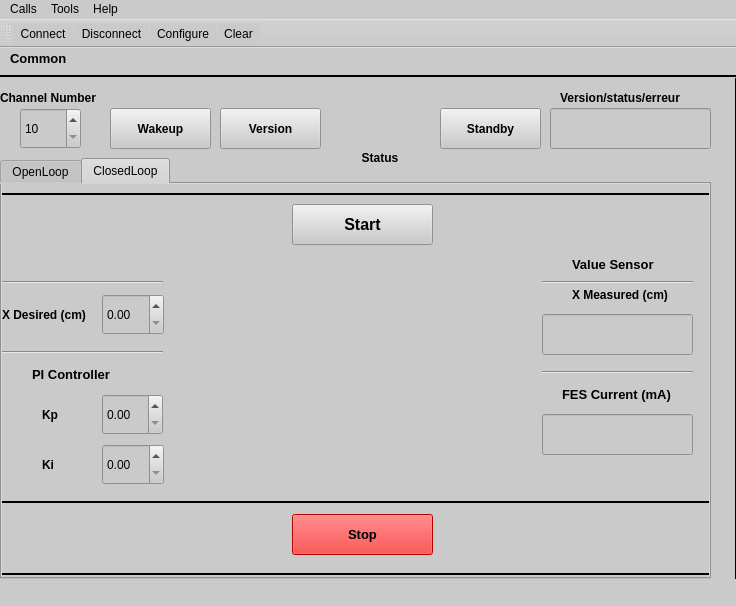
<?xml version="1.0" encoding="UTF-8"?>
<ui version="4.0">
 <class>MainWindow</class>
 <widget class="QMainWindow" name="MainWindow">
  <property name="geometry">
   <rect>
    <x>0</x>
    <y>0</y>
    <width>736</width>
    <height>606</height>
   </rect>
  </property>
  <property name="windowTitle">
   <string>Graphical User Interface - Electrostimulator STIMWAVE 3</string>
  </property>
  <property name="styleSheet">
   <string notr="true">background-color: rgb(202, 202, 202);</string>
  </property>
  <widget class="QWidget" name="centralWidget">
   <widget class="QPushButton" name="StatusButton">
    <property name="geometry">
     <rect>
      <x>330</x>
      <y>60</y>
      <width>101</width>
      <height>41</height>
     </rect>
    </property>
    <property name="font">
     <font>
      <pointsize>9</pointsize>
      <bold>true</bold>
     </font>
    </property>
    <property name="styleSheet">
     <string notr="true">QPushButton
{
	border:none;
	border-radius:60px;
	background-color:rgb(49,49,49)
	color:rgb(255,255,255);
	min-width:100px;
	min-height:100px;
	max-width:100px;
	max-height:100px;
	padding:0;
}
</string>
    </property>
    <property name="text">
     <string>Status</string>
    </property>
   </widget>
   <widget class="QPushButton" name="VersionButton">
    <property name="geometry">
     <rect>
      <x>220</x>
      <y>60</y>
      <width>101</width>
      <height>41</height>
     </rect>
    </property>
    <property name="font">
     <font>
      <pointsize>9</pointsize>
      <bold>true</bold>
     </font>
    </property>
    <property name="text">
     <string>Version</string>
    </property>
   </widget>
   <widget class="QPushButton" name="StandbyButton">
    <property name="geometry">
     <rect>
      <x>440</x>
      <y>60</y>
      <width>101</width>
      <height>41</height>
     </rect>
    </property>
    <property name="font">
     <font>
      <pointsize>9</pointsize>
      <bold>true</bold>
     </font>
    </property>
    <property name="text">
     <string>Standby</string>
    </property>
   </widget>
   <widget class="QLineEdit" name="lineEdit">
    <property name="geometry">
     <rect>
      <x>550</x>
      <y>60</y>
      <width>161</width>
      <height>41</height>
     </rect>
    </property>
   </widget>
   <widget class="QPushButton" name="WakeupButton">
    <property name="geometry">
     <rect>
      <x>110</x>
      <y>60</y>
      <width>101</width>
      <height>41</height>
     </rect>
    </property>
    <property name="font">
     <font>
      <pointsize>9</pointsize>
      <bold>true</bold>
     </font>
    </property>
    <property name="text">
     <string>Wakeup</string>
    </property>
   </widget>
   <widget class="QLabel" name="label_23">
    <property name="geometry">
     <rect>
      <x>10</x>
      <y>0</y>
      <width>141</width>
      <height>21</height>
     </rect>
    </property>
    <property name="font">
     <font>
      <pointsize>10</pointsize>
      <bold>true</bold>
      <underline>false</underline>
     </font>
    </property>
    <property name="text">
     <string>Common</string>
    </property>
   </widget>
   <widget class="Line" name="line_13">
    <property name="geometry">
     <rect>
      <x>0</x>
      <y>20</y>
      <width>741</width>
      <height>16</height>
     </rect>
    </property>
    <property name="frameShadow">
     <enum>QFrame::Plain</enum>
    </property>
    <property name="lineWidth">
     <number>2</number>
    </property>
    <property name="orientation">
     <enum>Qt::Horizontal</enum>
    </property>
   </widget>
   <widget class="QLabel" name="label_24">
    <property name="geometry">
     <rect>
      <x>560</x>
      <y>40</y>
      <width>141</width>
      <height>20</height>
     </rect>
    </property>
    <property name="font">
     <font>
      <pointsize>9</pointsize>
      <bold>true</bold>
      <underline>false</underline>
     </font>
    </property>
    <property name="text">
     <string>Version/status/erreur</string>
    </property>
   </widget>
   <widget class="QTabWidget" name="tabWidget">
    <property name="geometry">
     <rect>
      <x>0</x>
      <y>110</y>
      <width>711</width>
      <height>421</height>
     </rect>
    </property>
    <property name="tabPosition">
     <enum>QTabWidget::North</enum>
    </property>
    <property name="currentIndex">
     <number>1</number>
    </property>
    <widget class="QWidget" name="tab">
     <attribute name="title">
      <string>OpenLoop</string>
     </attribute>
     <widget class="QDoubleSpinBox" name="doubleSpinBox_SinglePulse">
      <property name="geometry">
       <rect>
        <x>130</x>
        <y>260</y>
        <width>61</width>
        <height>41</height>
       </rect>
      </property>
      <property name="maximum">
       <double>100.000000000000000</double>
      </property>
      <property name="singleStep">
       <double>0.150000000000000</double>
      </property>
     </widget>
     <widget class="QSpinBox" name="spinBox_start">
      <property name="geometry">
       <rect>
        <x>130</x>
        <y>50</y>
        <width>61</width>
        <height>41</height>
       </rect>
      </property>
      <property name="minimum">
       <number>1</number>
      </property>
      <property name="maximum">
       <number>16</number>
      </property>
     </widget>
     <widget class="Line" name="line_3">
      <property name="geometry">
       <rect>
        <x>430</x>
        <y>0</y>
        <width>31</width>
        <height>381</height>
       </rect>
      </property>
      <property name="frameShadow">
       <enum>QFrame::Plain</enum>
      </property>
      <property name="orientation">
       <enum>Qt::Vertical</enum>
      </property>
     </widget>
     <widget class="QLabel" name="label_5">
      <property name="geometry">
       <rect>
        <x>240</x>
        <y>110</y>
        <width>91</width>
        <height>21</height>
       </rect>
      </property>
      <property name="font">
       <font>
        <pointsize>9</pointsize>
        <bold>true</bold>
        <underline>false</underline>
       </font>
      </property>
      <property name="text">
       <string>Current</string>
      </property>
     </widget>
     <widget class="QDoubleSpinBox" name="doubleSpinBox_pulseFrequency">
      <property name="geometry">
       <rect>
        <x>130</x>
        <y>140</y>
        <width>61</width>
        <height>41</height>
       </rect>
      </property>
      <property name="minimum">
       <double>10.000000000000000</double>
      </property>
      <property name="maximum">
       <double>65.000000000000000</double>
      </property>
      <property name="singleStep">
       <double>5.000000000000000</double>
      </property>
     </widget>
     <widget class="QPushButton" name="StopButton">
      <property name="geometry">
       <rect>
        <x>140</x>
        <y>330</y>
        <width>141</width>
        <height>41</height>
       </rect>
      </property>
      <property name="font">
       <font>
        <pointsize>10</pointsize>
        <bold>true</bold>
       </font>
      </property>
      <property name="styleSheet">
       <string notr="true">background-color: rgb(255, 0, 0);
color: rgb(0, 0, 0);</string>
      </property>
      <property name="text">
       <string>Stop</string>
      </property>
     </widget>
     <widget class="Line" name="line_2">
      <property name="geometry">
       <rect>
        <x>-10</x>
        <y>100</y>
        <width>451</width>
        <height>16</height>
       </rect>
      </property>
      <property name="frameShadow">
       <enum>QFrame::Plain</enum>
      </property>
      <property name="lineWidth">
       <number>2</number>
      </property>
      <property name="orientation">
       <enum>Qt::Horizontal</enum>
      </property>
     </widget>
     <widget class="QPushButton" name="StartButtonInfini">
      <property name="geometry">
       <rect>
        <x>140</x>
        <y>0</y>
        <width>141</width>
        <height>41</height>
       </rect>
      </property>
      <property name="font">
       <font>
        <pointsize>12</pointsize>
        <bold>true</bold>
       </font>
      </property>
      <property name="text">
       <string>Start </string>
      </property>
     </widget>
     <widget class="QDoubleSpinBox" name="doubleSpinBox_PulseWidth">
      <property name="geometry">
       <rect>
        <x>130</x>
        <y>200</y>
        <width>61</width>
        <height>41</height>
       </rect>
      </property>
      <property name="minimum">
       <double>240.000000000000000</double>
      </property>
      <property name="maximum">
       <double>300.000000000000000</double>
      </property>
      <property name="singleStep">
       <double>20.000000000000000</double>
      </property>
     </widget>
     <widget class="QPushButton" name="SafetyTestButton">
      <property name="geometry">
       <rect>
        <x>0</x>
        <y>50</y>
        <width>121</width>
        <height>41</height>
       </rect>
      </property>
      <property name="font">
       <font>
        <pointsize>8</pointsize>
        <bold>true</bold>
       </font>
      </property>
      <property name="text">
       <string>Time Safety test (s)</string>
      </property>
     </widget>
     <widget class="QDoubleSpinBox" name="doubleSpinBox_MaximumCurrent">
      <property name="geometry">
       <rect>
        <x>360</x>
        <y>200</y>
        <width>61</width>
        <height>41</height>
       </rect>
      </property>
      <property name="maximum">
       <double>100.000000000000000</double>
      </property>
      <property name="singleStep">
       <double>0.150000000000000</double>
      </property>
     </widget>
     <widget class="QPushButton" name="PulseFrequButton">
      <property name="geometry">
       <rect>
        <x>0</x>
        <y>140</y>
        <width>121</width>
        <height>41</height>
       </rect>
      </property>
      <property name="font">
       <font>
        <pointsize>9</pointsize>
        <bold>true</bold>
       </font>
      </property>
      <property name="text">
       <string>Frequency (Hz)</string>
      </property>
      <property name="autoDefault">
       <bool>false</bool>
      </property>
     </widget>
     <widget class="QPushButton" name="SinglePulseButton">
      <property name="geometry">
       <rect>
        <x>0</x>
        <y>260</y>
        <width>121</width>
        <height>41</height>
       </rect>
      </property>
      <property name="font">
       <font>
        <pointsize>9</pointsize>
        <bold>true</bold>
       </font>
      </property>
      <property name="text">
       <string>Single (mA)</string>
      </property>
     </widget>
     <widget class="QDoubleSpinBox" name="doubleSpinBox_current">
      <property name="geometry">
       <rect>
        <x>360</x>
        <y>140</y>
        <width>61</width>
        <height>41</height>
       </rect>
      </property>
      <property name="maximum">
       <double>100.000000000000000</double>
      </property>
      <property name="singleStep">
       <double>1.000000000000000</double>
      </property>
     </widget>
     <widget class="QPushButton" name="CurrentAmpliButton">
      <property name="geometry">
       <rect>
        <x>230</x>
        <y>140</y>
        <width>121</width>
        <height>41</height>
       </rect>
      </property>
      <property name="font">
       <font>
        <bold>true</bold>
       </font>
      </property>
      <property name="text">
       <string>Amplitude (mA)</string>
      </property>
     </widget>
     <widget class="QPushButton" name="PulseWidthButton">
      <property name="geometry">
       <rect>
        <x>0</x>
        <y>200</y>
        <width>121</width>
        <height>41</height>
       </rect>
      </property>
      <property name="font">
       <font>
        <pointsize>9</pointsize>
        <bold>true</bold>
       </font>
      </property>
      <property name="text">
       <string>Pulse Width (us)</string>
      </property>
     </widget>
     <widget class="QPushButton" name="MaxCurrentButton">
      <property name="geometry">
       <rect>
        <x>230</x>
        <y>200</y>
        <width>121</width>
        <height>41</height>
       </rect>
      </property>
      <property name="font">
       <font>
        <bold>true</bold>
       </font>
      </property>
      <property name="text">
       <string>Maximum (mA)</string>
      </property>
     </widget>
     <widget class="QLabel" name="label_18">
      <property name="geometry">
       <rect>
        <x>0</x>
        <y>110</y>
        <width>91</width>
        <height>21</height>
       </rect>
      </property>
      <property name="font">
       <font>
        <pointsize>9</pointsize>
        <bold>true</bold>
        <underline>false</underline>
       </font>
      </property>
      <property name="text">
       <string>Pulse</string>
      </property>
     </widget>
     <widget class="Line" name="line">
      <property name="geometry">
       <rect>
        <x>-10</x>
        <y>310</y>
        <width>451</width>
        <height>16</height>
       </rect>
      </property>
      <property name="frameShadow">
       <enum>QFrame::Plain</enum>
      </property>
      <property name="lineWidth">
       <number>2</number>
      </property>
      <property name="orientation">
       <enum>Qt::Horizontal</enum>
      </property>
     </widget>
     <widget class="QGraphicsView" name="graphicsView">
      <property name="geometry">
       <rect>
        <x>450</x>
        <y>40</y>
        <width>253</width>
        <height>303</height>
       </rect>
      </property>
      <property name="styleSheet">
       <string notr="true">background-color: rgb(136, 136, 136);
background-color: rgb(97, 97, 97);</string>
      </property>
      <property name="backgroundBrush">
       <brush brushstyle="NoBrush">
        <color alpha="255">
         <red>175</red>
         <green>175</green>
         <blue>175</blue>
        </color>
       </brush>
      </property>
     </widget>
     <widget class="QLabel" name="label_17">
      <property name="geometry">
       <rect>
        <x>460</x>
        <y>350</y>
        <width>241</width>
        <height>21</height>
       </rect>
      </property>
      <property name="font">
       <font>
        <pointsize>10</pointsize>
        <bold>true</bold>
        <underline>false</underline>
       </font>
      </property>
      <property name="text">
       <string>FES : Functional Electrical Stimulation</string>
      </property>
     </widget>
     <widget class="Line" name="line_15">
      <property name="geometry">
       <rect>
        <x>0</x>
        <y>380</y>
        <width>711</width>
        <height>20</height>
       </rect>
      </property>
      <property name="frameShadow">
       <enum>QFrame::Plain</enum>
      </property>
      <property name="lineWidth">
       <number>2</number>
      </property>
      <property name="orientation">
       <enum>Qt::Horizontal</enum>
      </property>
     </widget>
    </widget>
    <widget class="QWidget" name="tab_2">
     <attribute name="title">
      <string>ClosedLoop</string>
     </attribute>
     <widget class="Line" name="line_12">
      <property name="geometry">
       <rect>
        <x>0</x>
        <y>0</y>
        <width>711</width>
        <height>20</height>
       </rect>
      </property>
      <property name="frameShadow">
       <enum>QFrame::Plain</enum>
      </property>
      <property name="lineWidth">
       <number>2</number>
      </property>
      <property name="orientation">
       <enum>Qt::Horizontal</enum>
      </property>
     </widget>
     <widget class="QDoubleSpinBox" name="doubleSpinBox_KpValue">
      <property name="geometry">
       <rect>
        <x>100</x>
        <y>210</y>
        <width>61</width>
        <height>41</height>
       </rect>
      </property>
      <property name="maximum">
       <double>1.000000000000000</double>
      </property>
      <property name="singleStep">
       <double>0.100000000000000</double>
      </property>
     </widget>
     <widget class="QDoubleSpinBox" name="doubleSpinBox_DesiredValue">
      <property name="geometry">
       <rect>
        <x>100</x>
        <y>110</y>
        <width>62</width>
        <height>41</height>
       </rect>
      </property>
      <property name="maximum">
       <double>200.000000000000000</double>
      </property>
     </widget>
     <widget class="Line" name="line_5">
      <property name="geometry">
       <rect>
        <x>0</x>
        <y>160</y>
        <width>161</width>
        <height>16</height>
       </rect>
      </property>
      <property name="orientation">
       <enum>Qt::Horizontal</enum>
      </property>
     </widget>
     <widget class="QLabel" name="label_9">
      <property name="geometry">
       <rect>
        <x>560</x>
        <y>200</y>
        <width>111</width>
        <height>21</height>
       </rect>
      </property>
      <property name="font">
       <font>
        <pointsize>10</pointsize>
        <bold>true</bold>
        <underline>false</underline>
       </font>
      </property>
      <property name="text">
       <string>FES Current (mA)</string>
      </property>
     </widget>
     <widget class="QLabel" name="label_10">
      <property name="geometry">
       <rect>
        <x>570</x>
        <y>100</y>
        <width>101</width>
        <height>21</height>
       </rect>
      </property>
      <property name="font">
       <font>
        <pointsize>9</pointsize>
        <bold>true</bold>
        <underline>false</underline>
       </font>
      </property>
      <property name="text">
       <string>X Measured (cm)</string>
      </property>
     </widget>
     <widget class="QPushButton" name="StopCLButton">
      <property name="geometry">
       <rect>
        <x>290</x>
        <y>330</y>
        <width>141</width>
        <height>41</height>
       </rect>
      </property>
      <property name="font">
       <font>
        <pointsize>10</pointsize>
        <bold>true</bold>
       </font>
      </property>
      <property name="styleSheet">
       <string notr="true">background-color: rgb(255, 0, 0);</string>
      </property>
      <property name="text">
       <string>Stop</string>
      </property>
     </widget>
     <widget class="Line" name="line_6">
      <property name="geometry">
       <rect>
        <x>540</x>
        <y>180</y>
        <width>151</width>
        <height>16</height>
       </rect>
      </property>
      <property name="orientation">
       <enum>Qt::Horizontal</enum>
      </property>
     </widget>
     <widget class="QLabel" name="label_11">
      <property name="geometry">
       <rect>
        <x>40</x>
        <y>220</y>
        <width>21</width>
        <height>21</height>
       </rect>
      </property>
      <property name="font">
       <font>
        <pointsize>9</pointsize>
        <bold>true</bold>
        <underline>false</underline>
       </font>
      </property>
      <property name="text">
       <string>Kp</string>
      </property>
     </widget>
     <widget class="QLabel" name="label_14">
      <property name="geometry">
       <rect>
        <x>570</x>
        <y>70</y>
        <width>91</width>
        <height>21</height>
       </rect>
      </property>
      <property name="font">
       <font>
        <pointsize>10</pointsize>
        <bold>true</bold>
        <underline>false</underline>
       </font>
      </property>
      <property name="text">
       <string>Value Sensor</string>
      </property>
     </widget>
     <widget class="QDoubleSpinBox" name="doubleSpinBox_KiValue">
      <property name="geometry">
       <rect>
        <x>100</x>
        <y>260</y>
        <width>62</width>
        <height>41</height>
       </rect>
      </property>
      <property name="maximum">
       <double>1.000000000000000</double>
      </property>
      <property name="singleStep">
       <double>0.100000000000000</double>
      </property>
     </widget>
     <widget class="Line" name="line_9">
      <property name="geometry">
       <rect>
        <x>0</x>
        <y>90</y>
        <width>161</width>
        <height>16</height>
       </rect>
      </property>
      <property name="orientation">
       <enum>Qt::Horizontal</enum>
      </property>
     </widget>
     <widget class="QLineEdit" name="lineEdit_ClosedLoop">
      <property name="geometry">
       <rect>
        <x>540</x>
        <y>130</y>
        <width>151</width>
        <height>41</height>
       </rect>
      </property>
     </widget>
     <widget class="QLineEdit" name="lineEdit_CurrentEMS">
      <property name="geometry">
       <rect>
        <x>540</x>
        <y>230</y>
        <width>151</width>
        <height>41</height>
       </rect>
      </property>
     </widget>
     <widget class="QLabel" name="label_7">
      <property name="geometry">
       <rect>
        <x>0</x>
        <y>120</y>
        <width>91</width>
        <height>21</height>
       </rect>
      </property>
      <property name="font">
       <font>
        <pointsize>9</pointsize>
        <bold>true</bold>
        <underline>false</underline>
       </font>
      </property>
      <property name="text">
       <string>X Desired (cm)</string>
      </property>
     </widget>
     <widget class="Line" name="line_10">
      <property name="geometry">
       <rect>
        <x>540</x>
        <y>90</y>
        <width>151</width>
        <height>16</height>
       </rect>
      </property>
      <property name="orientation">
       <enum>Qt::Horizontal</enum>
      </property>
     </widget>
     <widget class="QPushButton" name="StartClosedLoopButton">
      <property name="geometry">
       <rect>
        <x>290</x>
        <y>20</y>
        <width>141</width>
        <height>41</height>
       </rect>
      </property>
      <property name="font">
       <font>
        <pointsize>12</pointsize>
        <bold>true</bold>
       </font>
      </property>
      <property name="text">
       <string>Start</string>
      </property>
     </widget>
     <widget class="Line" name="line_7">
      <property name="geometry">
       <rect>
        <x>0</x>
        <y>310</y>
        <width>711</width>
        <height>16</height>
       </rect>
      </property>
      <property name="frameShadow">
       <enum>QFrame::Plain</enum>
      </property>
      <property name="lineWidth">
       <number>2</number>
      </property>
      <property name="orientation">
       <enum>Qt::Horizontal</enum>
      </property>
     </widget>
     <widget class="QLabel" name="label_13">
      <property name="geometry">
       <rect>
        <x>30</x>
        <y>180</y>
        <width>81</width>
        <height>21</height>
       </rect>
      </property>
      <property name="font">
       <font>
        <pointsize>10</pointsize>
        <bold>true</bold>
        <underline>false</underline>
       </font>
      </property>
      <property name="text">
       <string>PI Controller</string>
      </property>
     </widget>
     <widget class="QLabel" name="label_12">
      <property name="geometry">
       <rect>
        <x>40</x>
        <y>270</y>
        <width>21</width>
        <height>21</height>
       </rect>
      </property>
      <property name="font">
       <font>
        <pointsize>9</pointsize>
        <bold>true</bold>
        <underline>false</underline>
       </font>
      </property>
      <property name="text">
       <string>Ki</string>
      </property>
     </widget>
     <widget class="Line" name="line_14">
      <property name="geometry">
       <rect>
        <x>0</x>
        <y>380</y>
        <width>711</width>
        <height>20</height>
       </rect>
      </property>
      <property name="frameShadow">
       <enum>QFrame::Plain</enum>
      </property>
      <property name="lineWidth">
       <number>2</number>
      </property>
      <property name="orientation">
       <enum>Qt::Horizontal</enum>
      </property>
     </widget>
    </widget>
   </widget>
   <widget class="Line" name="line_4">
    <property name="geometry">
     <rect>
      <x>720</x>
      <y>30</y>
      <width>31</width>
      <height>501</height>
     </rect>
    </property>
    <property name="frameShadow">
     <enum>QFrame::Plain</enum>
    </property>
    <property name="orientation">
     <enum>Qt::Vertical</enum>
    </property>
   </widget>
   <widget class="QSpinBox" name="spinBox_channel">
    <property name="geometry">
     <rect>
      <x>20</x>
      <y>60</y>
      <width>61</width>
      <height>41</height>
     </rect>
    </property>
    <property name="minimum">
     <number>10</number>
    </property>
    <property name="maximum">
     <number>19</number>
    </property>
   </widget>
   <widget class="QLabel" name="label_22">
    <property name="geometry">
     <rect>
      <x>0</x>
      <y>40</y>
      <width>101</width>
      <height>20</height>
     </rect>
    </property>
    <property name="font">
     <font>
      <pointsize>9</pointsize>
      <bold>true</bold>
      <underline>false</underline>
     </font>
    </property>
    <property name="text">
     <string>Channel Number</string>
    </property>
   </widget>
  </widget>
  <widget class="QMenuBar" name="menuBar">
   <property name="geometry">
    <rect>
     <x>0</x>
     <y>0</y>
     <width>736</width>
     <height>22</height>
    </rect>
   </property>
   <widget class="QMenu" name="menuCalls">
    <property name="title">
     <string>Calls</string>
    </property>
    <addaction name="actionConnect"/>
    <addaction name="actionDisconnect"/>
    <addaction name="separator"/>
    <addaction name="actionQuit"/>
   </widget>
   <widget class="QMenu" name="menuTools">
    <property name="title">
     <string>Tools</string>
    </property>
    <addaction name="actionConfigure"/>
    <addaction name="actionClear"/>
   </widget>
   <widget class="QMenu" name="menuHelp">
    <property name="title">
     <string>Help</string>
    </property>
    <addaction name="actionAbout"/>
    <addaction name="actionAboutQt"/>
   </widget>
   <addaction name="menuCalls"/>
   <addaction name="menuTools"/>
   <addaction name="menuHelp"/>
  </widget>
  <widget class="QToolBar" name="mainToolBar">
   <attribute name="toolBarArea">
    <enum>TopToolBarArea</enum>
   </attribute>
   <attribute name="toolBarBreak">
    <bool>false</bool>
   </attribute>
   <addaction name="actionConnect"/>
   <addaction name="actionDisconnect"/>
   <addaction name="actionConfigure"/>
   <addaction name="actionClear"/>
  </widget>
  <widget class="QStatusBar" name="statusBar"/>
  <action name="actionAbout">
   <property name="text">
    <string>&amp;About</string>
   </property>
   <property name="toolTip">
    <string>About program</string>
   </property>
   <property name="shortcut">
    <string>Alt+A</string>
   </property>
  </action>
  <action name="actionAboutQt">
   <property name="text">
    <string>About Qt</string>
   </property>
  </action>
  <action name="actionConnect">
   <property name="icon">
    <iconset resource="terminal.qrc">
     <normaloff>:/images/connect.png</normaloff>:/images/connect.png</iconset>
   </property>
   <property name="text">
    <string>C&amp;onnect</string>
   </property>
   <property name="toolTip">
    <string>Connect to serial port</string>
   </property>
   <property name="shortcut">
    <string>Ctrl+O</string>
   </property>
  </action>
  <action name="actionDisconnect">
   <property name="icon">
    <iconset resource="terminal.qrc">
     <normaloff>:/images/disconnect.png</normaloff>:/images/disconnect.png</iconset>
   </property>
   <property name="text">
    <string>&amp;Disconnect</string>
   </property>
   <property name="toolTip">
    <string>Disconnect from serial port</string>
   </property>
   <property name="shortcut">
    <string>Ctrl+D</string>
   </property>
  </action>
  <action name="actionConfigure">
   <property name="icon">
    <iconset resource="terminal.qrc">
     <normaloff>:/images/settings.png</normaloff>:/images/settings.png</iconset>
   </property>
   <property name="text">
    <string>&amp;Configure</string>
   </property>
   <property name="toolTip">
    <string>Configure serial port</string>
   </property>
   <property name="shortcut">
    <string>Alt+C</string>
   </property>
  </action>
  <action name="actionClear">
   <property name="icon">
    <iconset resource="terminal.qrc">
     <normaloff>:/images/clear.png</normaloff>:/images/clear.png</iconset>
   </property>
   <property name="text">
    <string>C&amp;lear</string>
   </property>
   <property name="toolTip">
    <string>Clear data</string>
   </property>
   <property name="shortcut">
    <string>Alt+L</string>
   </property>
  </action>
  <action name="actionQuit">
   <property name="icon">
    <iconset resource="terminal.qrc">
     <normaloff>:/images/application-exit.png</normaloff>:/images/application-exit.png</iconset>
   </property>
   <property name="text">
    <string>&amp;Quit</string>
   </property>
   <property name="shortcut">
    <string>Ctrl+Q</string>
   </property>
  </action>
 </widget>
 <layoutdefault spacing="6" margin="11"/>
 <resources>
  <include location="terminal.qrc"/>
 </resources>
 <connections/>
</ui>
